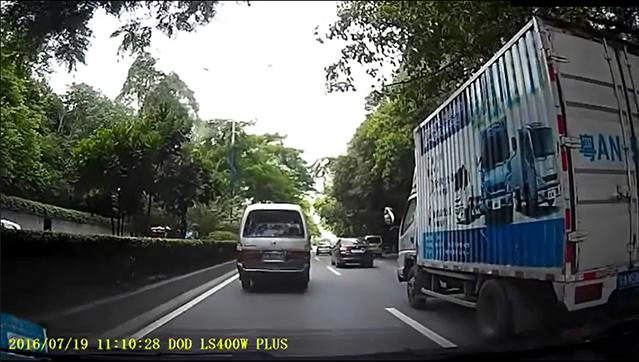
#> input picture img.jpg, 639 x 362 px
$ python 02_edge_detection.py
#> lines starting #> are read from the running program, lines starting #| are printed output that depends on the picture
#> further down, img is the input picture: shape (362, 639, 3); mean B, G, R 89, 92.8, 88.4
import cv2


def get_edge_img(
    color_img,
    gaussian_ksize=5,
    gaussian_sigmax=1,
    canny_threshold1=50,
    canny_threshold2=100,
):

    """
    灰度化,模糊,canny变换,提取边缘
    :param color_img: 彩色图,channels=3
    """
#> called with gaussian_ksize = 5, gaussian_sigmax = 1, canny_threshold1 = 50, canny_threshold2 = 100
    gaussian = cv2.GaussianBlur(
        color_img, (2 * gaussian_ksize - 1, gaussian_ksize), gaussian_sigmax
    )
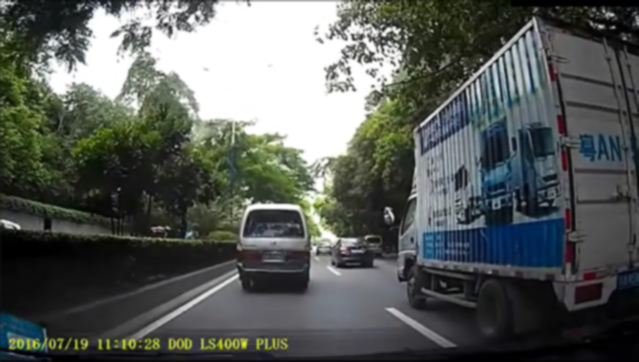
#> gaussian: shape (362, 639, 3); mean B, G, R 89.1, 92.9, 88.5
    gray_img = cv2.cvtColor(gaussian, cv2.COLOR_BGR2GRAY)
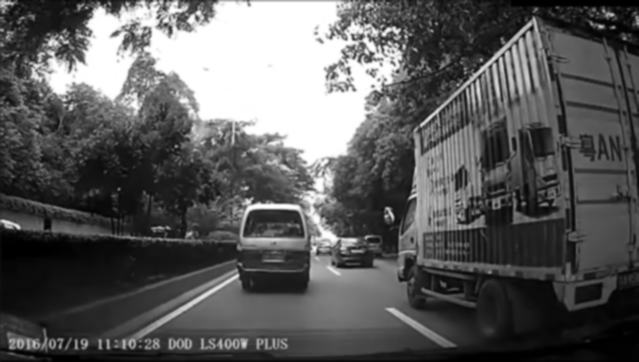
#> gray_img: shape (362, 639); min 0, max 255, mean 91.1
    edges_img = cv2.Canny(gray_img, canny_threshold1, canny_threshold2)
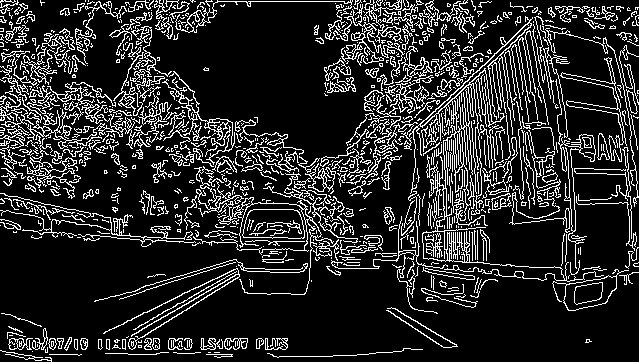
#> edges_img: shape (362, 639); 16.2% white in thin lines or dots
    return edges_img


img = cv2.imread("img.jpg", cv2.IMREAD_COLOR)

edge_img = get_edge_img(img)

cv2.imwrite("edges_img.jpg", edge_img)
cv2.imshow("edges", edge_img)
cv2.waitKey(0)
